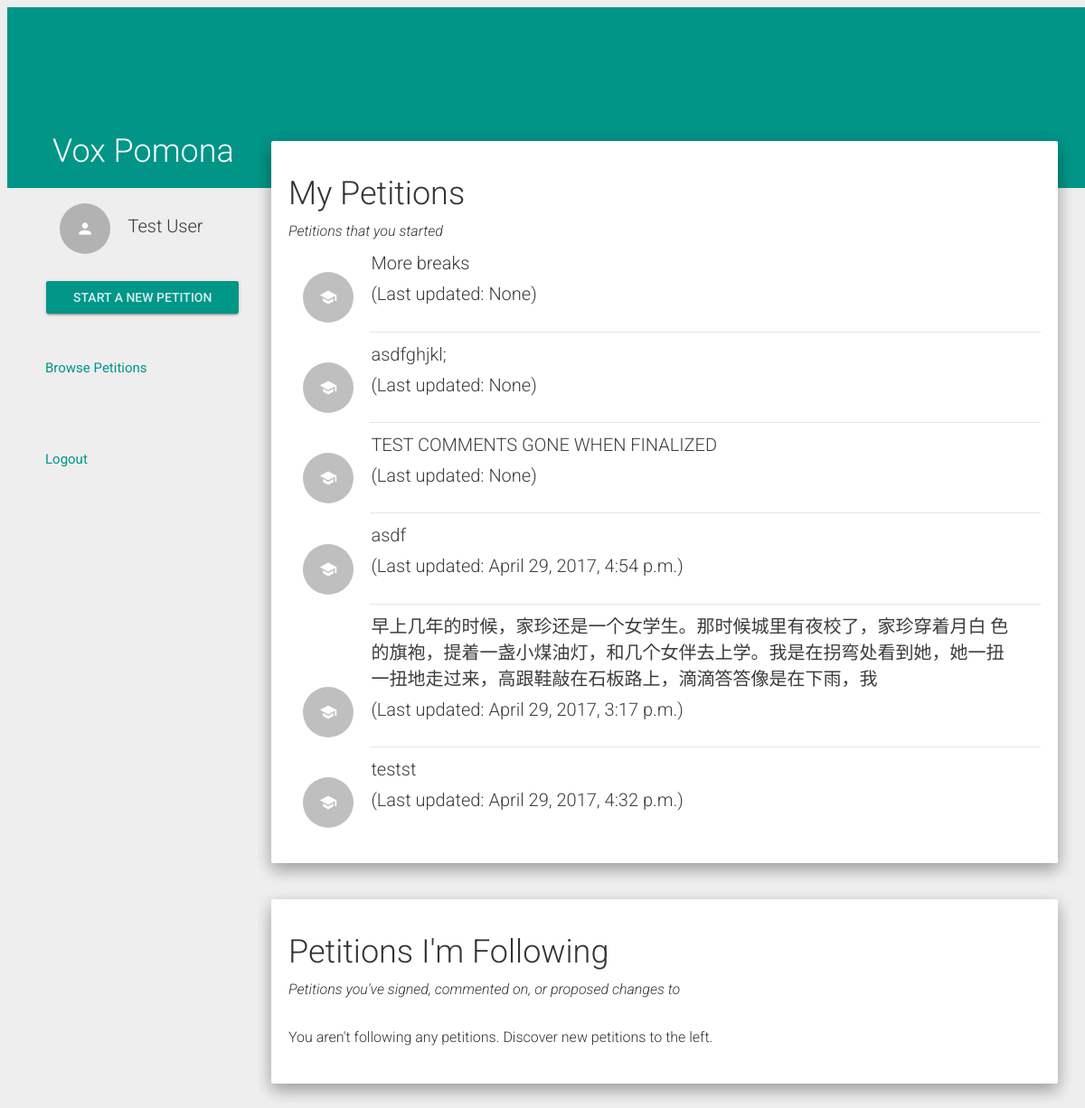
The app's page /home (signed in), older data.
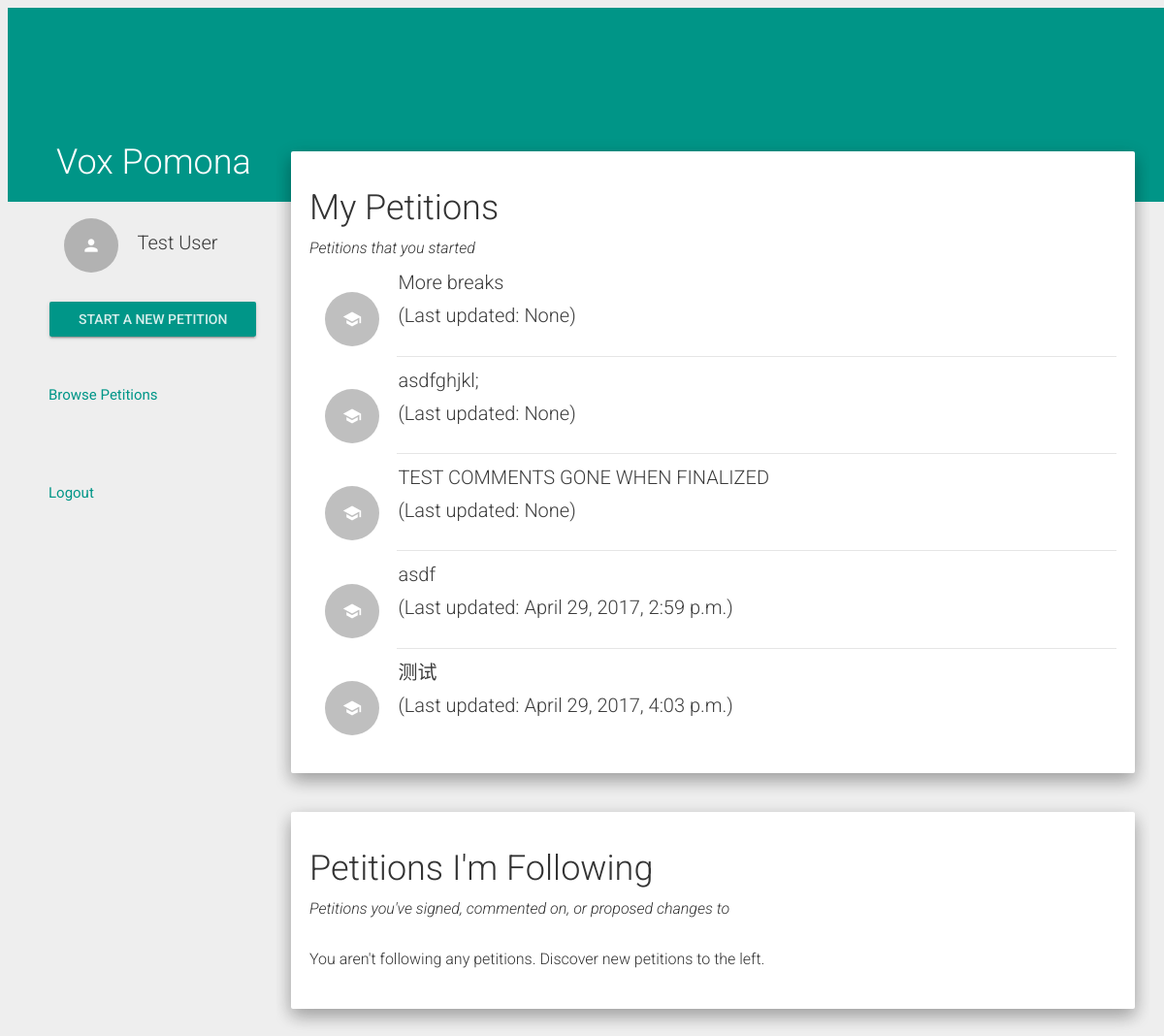
The same page, newer data.
### VoxPomona/models.py (models this page shows, shortened)
class Petition(models.Model):
    userID = models.ForeignKey(UserInfo, to_field = 'email', on_delete = models.CASCADE)
    petitionID = models.AutoField(primary_key = True)
    ACADEMICS = 'AC'
    ADMINISTRATIVE_ACTION = 'AA'
    CAMPUS_FACILITIES = 'CF'
    COLLEGE_POLICY = 'CP'
    DINING_HALLS = 'DH'
    EXTRACURRICULAR_ACTIVITIES = 'EA'
    RESIDENCE_HALLS = 'RH'
    OTHER = 'OT'
    PETITION_CATEGORY_CHOICES = (
        (ACADEMICS,'Academics'),
        (ADMINISTRATIVE_ACTION, 'Administrative Action'),
        (CAMPUS_FACILITIES, 'Campus Facilities'),
        (COLLEGE_POLICY, 'Campus Policy'),
        (DINING_HALLS, 'Dining Halls'),
        (EXTRACURRICULAR_ACTIVITIES, 'Extracurricular Activities'),
        (RESIDENCE_HALLS, 'Residence Halls'),
        (OTHER,'Other'),
        )
    category = models.CharField(
        max_length = 2,
        choices = PETITION_CATEGORY_CHOICES,
        blank = True
        )
    open_time = models.DateTimeField()
    last_updated = models.DateTimeField()
    threshold = 10
    title = models.CharField(max_length = 100)
    summary = models.CharField(max_length = 1000)
    PERM_CHOICES = (('1','view'),('2','view, sign'),('3','view, sign, comment'),
        ('4','view, sign, comment, propose changes'))
    stu_permission = models.CharField(max_length = 1, choices = PERM_CHOICES, default = 4)
    sta_permission = models.CharField(max_length = 1, choices = PERM_CHOICES, default = 4)
    fac_permission = models.CharField(max_length = 1, choices = PERM_CHOICES, default = 4)
    finalized = models.BooleanField()
    def get_icon(self):
        cat = self.category
        if cat == 'AC':
            return 'school'
        elif cat == 'AA':
            return 'account_balance'
        elif cat == 'CF':
            return 'build'
        elif cat == 'CP':
            return 'gavel'
        elif cat == 'DH':
            return 'restaurant_menu'
        elif cat == 'EA':
            return 'directions_run'
        elif cat == 'RH':
            return 'hotel'
        else:
            return 'toc'
    def get_url(self):
        if self.finalized:
            return '/petition/' + str(self.petitionID)
        return '/view_petition/' + str(self.petitionID)

### VoxPomona/views.py (the view)
# urls.py: url(r'^home', views.home, name='home'),
@login_required
def home(request):
    home_info = get_user_petitions(request)
    return render(request, 'home.html', home_info)

### VoxPomona/views.py (called while the page is built)
@login_required
def get_user_petitions(request):
    user_info = request.user.UserInfo
    myPetL = Petition.objects.filter(userID=user_info.email)
    fwPetL = list(get_follow_petitions(request))
    petDict = {
        'user' : request.user, \
        'UserInfo' : user_info, \
        'my_petitions' : myPetL, \
        'followed_petitions' : fwPetL
    }
    return petDict

### VoxPomona/templates/home.html (shortened to what this page needs)
{% extends 'base.html' %}
{% load staticfiles %}
{% block content %}
<nav class="col-xs-3 menu">
  <div class="user_menu">
    <a href="/profile">
      <div class="list-group">
        <div class="list-group-item">
          <div class="row-action-primary">
            <i class="material-icons">person</i>
          </div>
          <div class="row-content">
            <h4 class="list-group-item-heading ">{{ user.UserInfo.name }}</h4>
          </div>
        </div>
      </div>
    </a>
    <div class="btn-group-vertical">
      <a href="/new_petition" class="btn btn-raised btn-primary">Start a new petition</a>
    </div>
    <br /> <br />
  </div>
  <ul>
    <a href="/search"><li class="withripple">Browse Petitions</li></a>
    <li></li>
    <a href="/logout/"><li class="withripple">Logout</li></a>
  </ul>
</nav>
<div class="pages col-xs-9">
	<div class ="well">
    <h1>My Petitions</h1>
    <p><em>Petitions that you started</em></p>
    <div class="list-group">
      {% if my_petitions %}
        {% for pet in my_petitions %}
          <a href="{{ pet.get_url }}">
            <div class="list-group-item">
              <div class="row-action-primary">
                <i class="material-icons">{{ pet.get_icon }}</i>
              </div>
              <div class="row-content">
                <h4 class="list-group-item-heading "> {{ pet.title }} </h4>
                <p class="list-group-item-heading "> (Last updated: {{ pet.last_updated }})</p>
              </div>
            </div>
          </a>
          {% if not forloop.last %}
            <div class="list-group-separator"></div>
          {% endif %}
        {% endfor %}
      {% else %}
        <br />
        <p> You haven't started any petitions. Start one by clicking the button to the left. </p>
      {% endif %}
    </div>
  </div>
  <br />
  <div class ="well">
    <h1>Petitions I'm Following</h1>
    <p><em>Petitions you've signed, commented on, or proposed changes to</em></p>
    <div class="list-group">
      {% if followed_petitions %}
        {% for pet in followed_petitions %}
          <a href="{{ pet.get_url }}">
            <div class="list-group-item">
              <div class="row-action-primary">
                <i class="material-icons">{{ pet.get_icon }}</i>
              </div>
              <div class="row-content">
                <h4 class="list-group-item-heading "> {{ pet.title }} </h4>
                <p class="list-group-item-heading "> Started by: {{ pet.get_creator_name }} ({{pet.get_creator_user_type}}) (Last updated: {{ pet.last_updated }})</p>
              </div>
            </div>
          </a>
          {% if not forloop.last %}
            <div class="list-group-separator"></div>
          {% endif %}
        {% endfor %}
      {% else %}
        <br />
        <p> You aren't following any petitions. Discover new petitions to the left. </p>
      {% endif %}
    </div>
  </div>
</div>
{% endblock %}

Row changes from the older to the newer data that the page shows:
removed Petition: title "testst", last_updated "April 29, 2017, 4:32 p.m."
changed Petition "asdf": last_updated "April 29, 2017, 4:54 p.m." → "April 29, 2017, 2:59 p.m."
changed Petition: title "早上几年的时候，家珍还是一个女学生。那时候城里有夜校了，家珍穿着月白 色的旗袍，提着一盏小煤油灯，和几个女伴去上学。我是在拐弯处看到她，她一扭 一扭地走过来，高跟鞋敲在石板路上，滴滴答答像是在下雨，我" → "测试"; last_updated "April 29, 2017, 3:17 p.m." → "April 29, 2017, 4:03 p.m."
